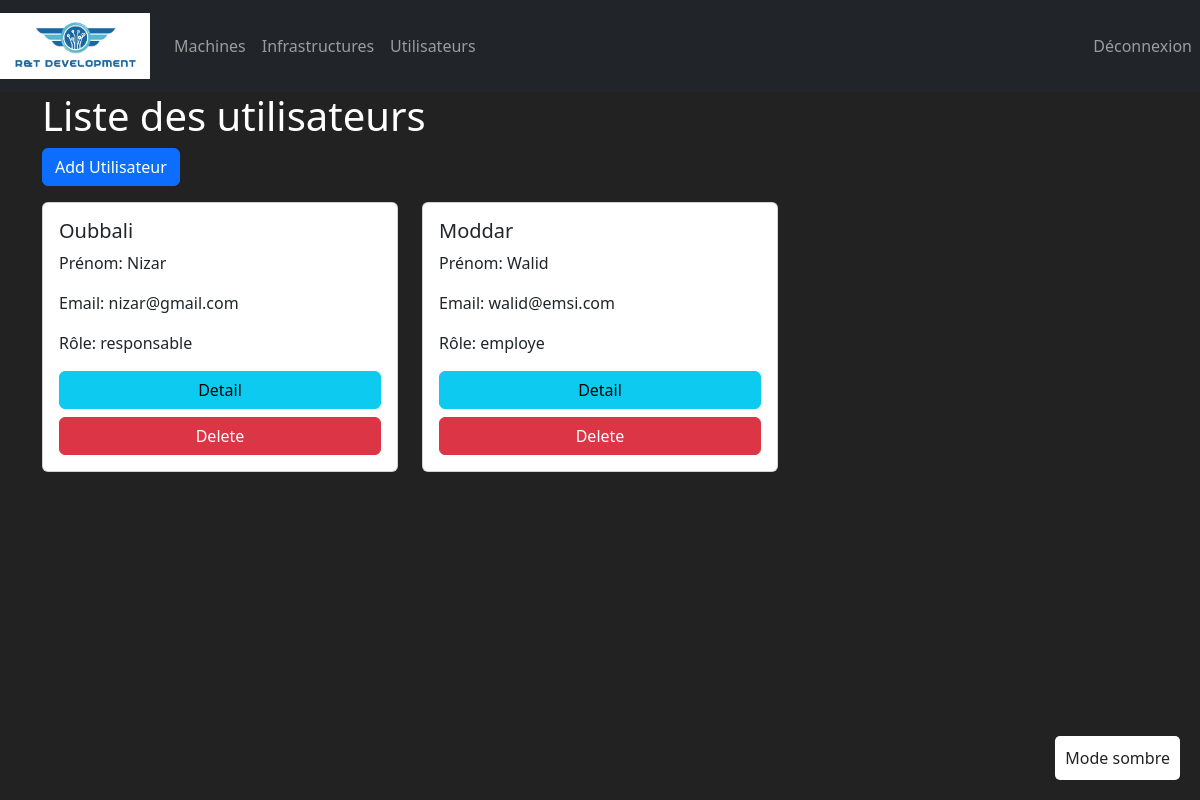
The app's page /utilisateurs/ (signed in), older data.
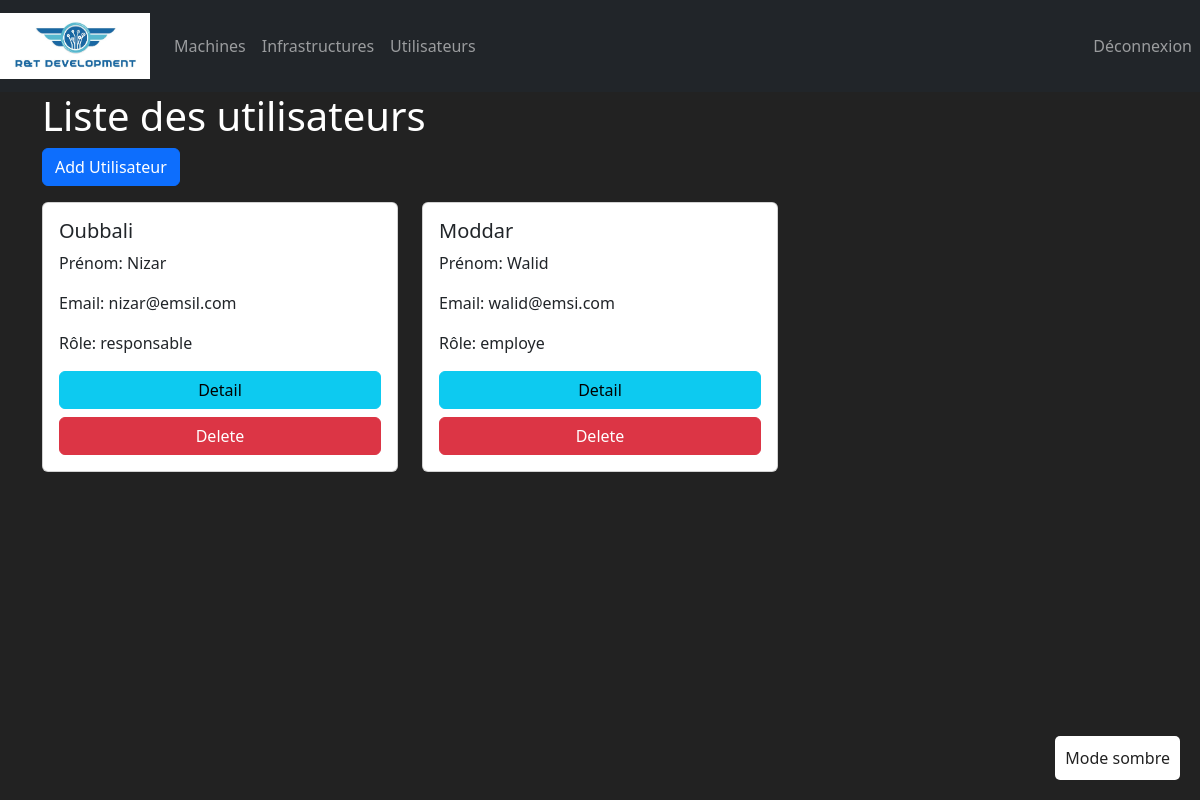
The same page, newer data.
### ManagementApp/models.py (models this page shows, shortened)
class Utilisateur(models.Model):
    ROLE_CHOICES = (
        ('employe', 'Employé'),
        ('responsable', 'Responsable'),
    )
    id = models.AutoField(
        primary_key=True,
        editable=False
    )
    nom = models.CharField(max_length=100)
    prenom = models.CharField(max_length=100)
    email = models.EmailField(unique=True)
    role = models.CharField(max_length=20, choices=ROLE_CHOICES)

### ManagementApp/views.py (the view)
# urls.py: path('utilisateurs/', views.utilisateur_list, name='utilisateur_list'),
@login_required
def utilisateur_list(request):
    utilisateurs = Utilisateur.objects.all()
    return render(request, 'utilisateur/list.html', {'utilisateurs': utilisateurs})

### ManagementApp/templates/utilisateur/list.html
{% extends 'index.html' %}
{% block content %}
<div class="container">
<h1>Liste des utilisateurs</h1>
<a href="{% url 'utilisateur_create' %}" class="btn btn-primary mb-3">Add Utilisateur</a>
<div class="row">
    {% for utilisateur in utilisateurs %}
    <div class="col-md-4">
        <div class="card mb-4">
            <div class="card-body">
                <h5 class="card-title">{{ utilisateur.nom }}</h5>
                <p class="card-text">Prénom: {{ utilisateur.prenom }}</p>
                <p class="card-text">Email: {{ utilisateur.email }}</p>
                <p class="card-text">Rôle: {{ utilisateur.role }}</p>
                <div class="d-grid gap-2">
                    <a href="{% url 'utilisateur_detail' utilisateur.id %}" class="btn btn-info">Detail</a>
                    <a href="{% url 'utilisateur_delete' utilisateur.id %}" class="btn btn-danger">Delete</a>
                </div>
            </div>
        </div>
    </div>
    {% endfor %}
</div>
</div>
{% endblock %}

Row changes from the older to the newer data that the page shows:
changed Utilisateur "Oubbali": email "nizar@gmail.com" → "nizar@emsil.com"
